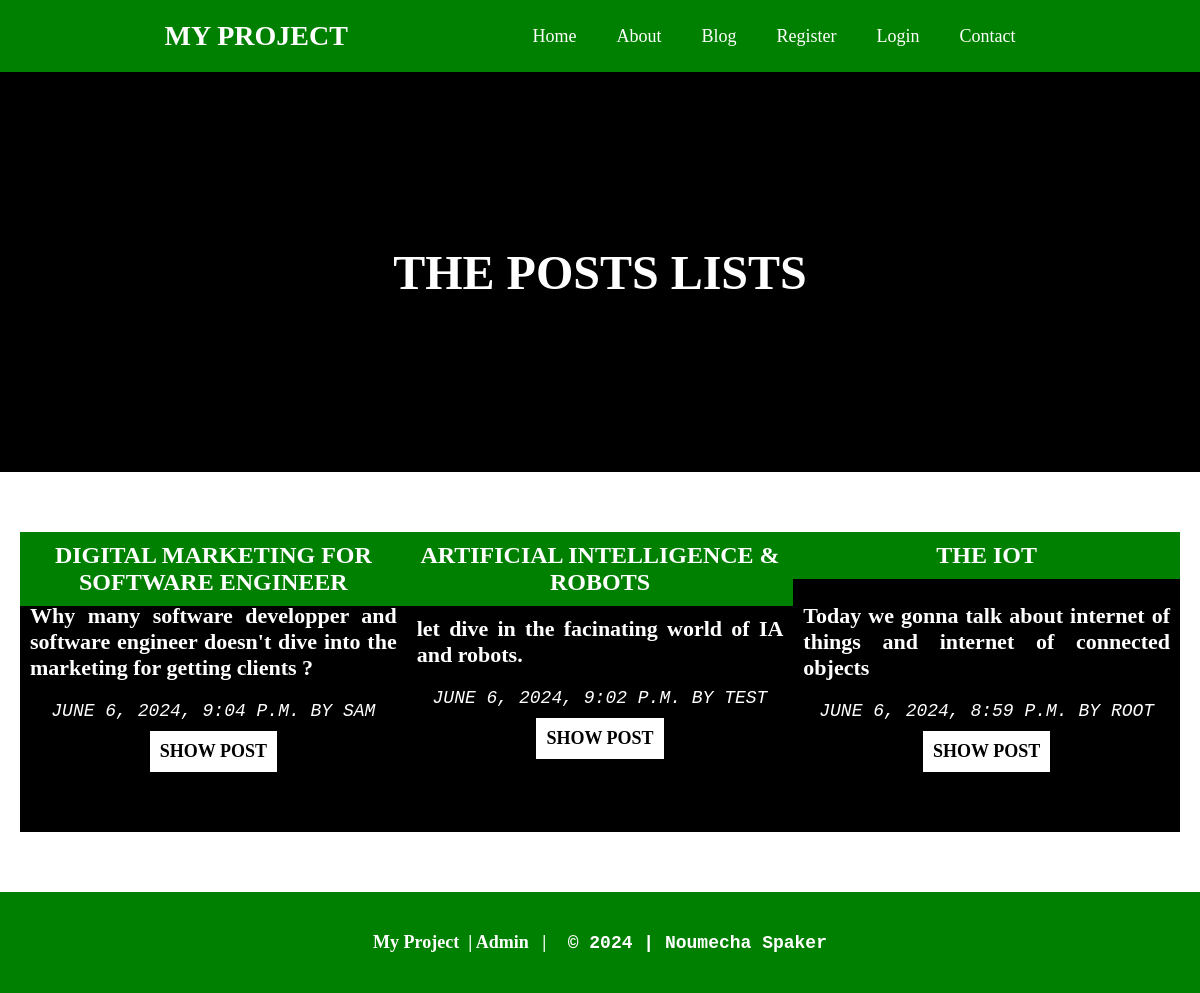
/posts/, run on the app's committed database.
### posts/models.py (models this page shows)
class Post(models.Model):
    title = models.CharField(max_length=100)
    body = models.TextField()
    slug = models.SlugField()
    date = models.DateTimeField(auto_now_add=True)
    banner = models.ImageField(default='fallback.png', blank=True)
    author = models.ForeignKey(User, on_delete=models.CASCADE, default=None)

### posts/views.py (the view)
# urls.py: path('', views.posts_list, name='list'),
def posts_list(request):
    posts = Post.objects.all().order_by('-date')
    return render(request, 'posts/posts_list.html', {'posts': posts})

### posts/templates/posts/posts_list.html (shortened to what this page needs)
{% extends "layout.html" %}
{% block content %}
    <div class="header">
        <h1 class="header-text">
            The Posts Lists
        </h1>
    </div>
    <div class="post-section">
        {% for post in posts %}
            <div class="post-card">
                <h2 class="post-card-title">
                    {{ post.title }}
                </h2>
                <p class="post-card-body">
                    {{ post.body }}
                </p>
                <code class="post-card-date">
                    {{ post.date }} by {{ post.author }}
                </code>
                <a href="{% url 'posts:page' slug=post.slug %}" class="post-card-button">
                    Show post
                </a>
            </div>
        {% endfor%}
    </div>
{% endblock %}

### templates/layout.html (shortened to what this page needs)
<!DOCTYPE html>
{% load static %}
<html lang="en">
<head>
    <link rel="stylesheet" href="{% static 'css/style.css' %}">
</head>
<body>
    <div class="brand">
        <h2 class="brand-text">
            <a href="/">
                <span role="img" aria-label="Home">
                    My Project
                </span>
            </a>
        </h2>
        <nav class="brand-menu">
            <ul>
                <li>
                    <a class="brand-link" href="/">Home</a>
                </li>
                <li>
                    <a class="brand-link" href="/about">About</a>
                </li>
                <li>
                    <a class="brand-link" href="{% url "posts:list" %}">Blog</a>
                </li>
                {% if user.is_authenticated %}
                    <li>
                        <a class="brand-link" href="{% url "posts:new-post" %}">New Post</a>
                    </li>
                    <li>
                        <form class="logout" role="form" action="{% url "users:logout" %}" method="post">
                            {% csrf_token %}
                            <button class="logout-button" type="submit">
                                logout
                            </button>
                        </form>
                    <li>
                {% else %}
                    <li>
                        <a class="brand-link" href="{% url "users:register" %}">Register</a>
                    </li>
                    <li>
                        <a class="brand-link" href="{% url "users:login" %}">Login</a>
                    </li>
                {% endif %}
                <li>
                    <a class="brand-link" href="/contact">Contact</a>
                </li>
            </ul>
        </nav>
    </div>
    <main>
        {% block content %}
        {% endblock %}
    </main>
    <footer class="footer">
        <div class="footer-text">
            <a href="/" class="footer-text-link">
                My Project
            </a>
            <a class="footer-text-link" href="/admin">
                &nbsp; | Admin &nbsp; |
            </a>
            <a target="blank" href="https://github.com/noumecha" class="footer-text-link">
                <code>
                    &nbsp; &copy; 2024 | Noumecha Spaker
                </code>
            </a>
        </div>
    </footer>
</body>
</html>

### static/css/style.css (style rules this page uses)
* { margin : 0; padding: 0; box-sizing: border-box; }
.brand { background-color: green; display: flex; align-items: center; justify-content: space-evenly; padding-top: 20px; padding-bottom: 20px; }
.brand .brand-text a { text-transform: uppercase; color: white; font-weight: bold; font-size: 28px; text-decoration: none; }
.brand .brand-menu { display: flex; align-items: center; justify-content: center; }
.brand .brand-menu ul { list-style-type: none; display: flex; }
.brand .brand-menu ul li .brand-link { color: white; text-decoration: none; padding: 10px 20px; font-size: 18px; }
.header { display: flex; background-color: black; padding: 40px; height: 50vh; align-items: center; justify-content: center; }
.header .header-text { color: white; text-transform: uppercase; text-align: center; font-size: 48px; font-weight: bold; }
.footer { display: flex; padding: 40px; margin-top: 40px; align-items: center; justify-content: center; flex-direction: column; background-color: green; }
.footer .footer-text { display: flex; }
.footer .footer-text .footer-text-link { text-decoration: none; color: white; font-size: 18px; padding: 10 20px; font-weight: bold; }
.post-section { display: flex; align-items: center; justify-content: space-between; padding: 20px; margin-top: 40px; }
.post-section .post-card { position: relative; background-color: black; display: flex; flex-direction: column; width: 400px; height: 300px; align-items: center; justify-content: center; }
.post-section .post-card .post-card-title { text-transform: uppercase; position: absolute; top: 0; display: flex; align-items: start; justify-content: center; width: 100%; background-color: green; text-align: center; padding:10px; color: white; font-size: 24px; font-weight: bold; }
.post-section .post-card .post-card-body { color: white; text-align: justify; padding:10px; font-size: 22px; font-weight: bold; }
.post-section .post-card .post-card-date { text-transform: uppercase; padding:10px; font-style: italic; color: white; font-size: 18px; }
.post-section .post-card .post-card-button { text-transform: uppercase; padding:10px; background: white; color: black; font-weight: bold; text-decoration: none; font-size: 18px; }

### data on the page
Post: title "DIGITAL MARKETING FOR SOFTWARE ENGINEER", body "Why many software developper and software engineer doesn't dive into the marketing for getting clients ?", date "JUNE 6, 2024, 9:04 P.M.", author "SAM"
Post: title "ARTIFICIAL INTELLIGENCE & ROBOTS", body "let dive in the facinating world of IA and robots.", date "JUNE 6, 2024, 9:02 P.M.", author "TEST"
Post: title "THE IOT", body "Today we gonna talk about internet of things and internet of connected objects", date "JUNE 6, 2024, 8:59 P.M.", author "ROOT"
